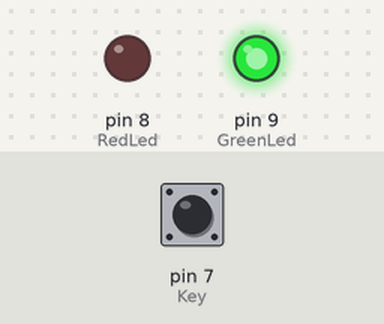
Bench run of a sketch on a simulated Arduino Uno, built with avr-gcc and run on an emulated ATmega328P. Parts: output pins drawn as LEDs (lit = HIGH). Inputs (shaded band) come from the test bench; at power-on: pin 7 (Key) HIGH.

Above: at 1.2 s.
1.3 s: pin 7 (Key) pulled LOW for 0.15 s
At 1.6 s:
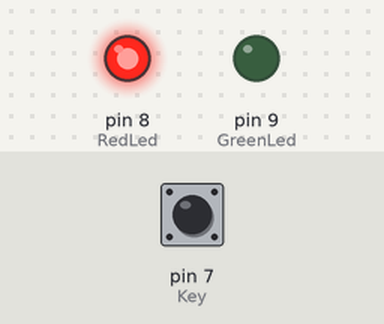
2.9 s: pin 7 (Key) pulled LOW for 1 s
At 4.0 s:
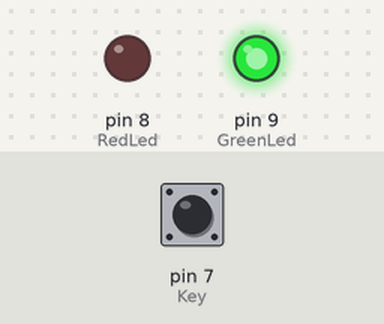
5.4 s: pin 7 (Key) pulled LOW for 3.2 s
At 5.9 s:
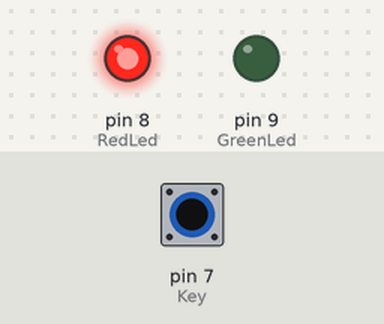
Timing chart, 0 to 8.4 s (numbered marks = the images above; inputs shaded):
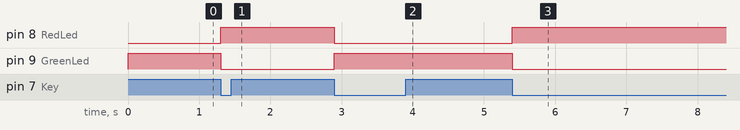

Measured:
- after the input at 1.3 s, pin 8 (RedLed): LOW → HIGH at once; pin 9 (GreenLed): HIGH → LOW at once
- after the input at 2.9 s, pin 8 (RedLed): HIGH → LOW at once; pin 9 (GreenLed): LOW → HIGH at once
- after the input at 5.4 s, pin 8 (RedLed): LOW → HIGH at once; pin 9 (GreenLed): HIGH → LOW at once

The sketch:

KeySwitchLED.ino
```cpp
int RedLed=8;
int GreenLed=9;
int Key=7;
int val=0; //声明变量，用来存储按钮返回值HIGH或者LOW；
int val_old=1;//声明变量，存储上一次按钮返回值；比对val和val_old的值，来判断按钮是按下还是抬起
			  //val==LOW && val_old==HIGH 按下状态；val==HIGH && val_old==LOW 抬起状态
			  //注：if((A)&&(B)) 表示只有在括号内的A和B两个条件都为满足的情况下，才会执行后面{}里的语句
int state=0;//0=关灯动作,1=开灯动作,一个巧妙的设计，起到中转的作用；
void setup()
{
  pinMode(RedLed,OUTPUT);
  pinMode(GreenLed,OUTPUT);
  pinMode(Key,INPUT);
}

void loop()
 {
  val=digitalRead(Key);//读取按键的值；
	  if((val==LOW) && (val_old==HIGH))//比较前一次和现在的按钮返回的值，
	                                   //只有在按下按钮这个状态下，才改变state的值
    {
    state=1-state;//巧妙的状态切换设计
    }
    if((val==HIGH && val_old==LOW)) //去抖的作用，一般10-15ms；
    {
      delay(10);
    }
  val_old=val;//把现在按钮返回的值赋予val_old；
  if(state==1)//控制灯的开关；
    {
      digitalWrite(RedLed,HIGH);
      digitalWrite(GreenLed,LOW);
    }
   else
   {
      digitalWrite(RedLed,LOW);
      digitalWrite(GreenLed,HIGH);
   }
 }
```
